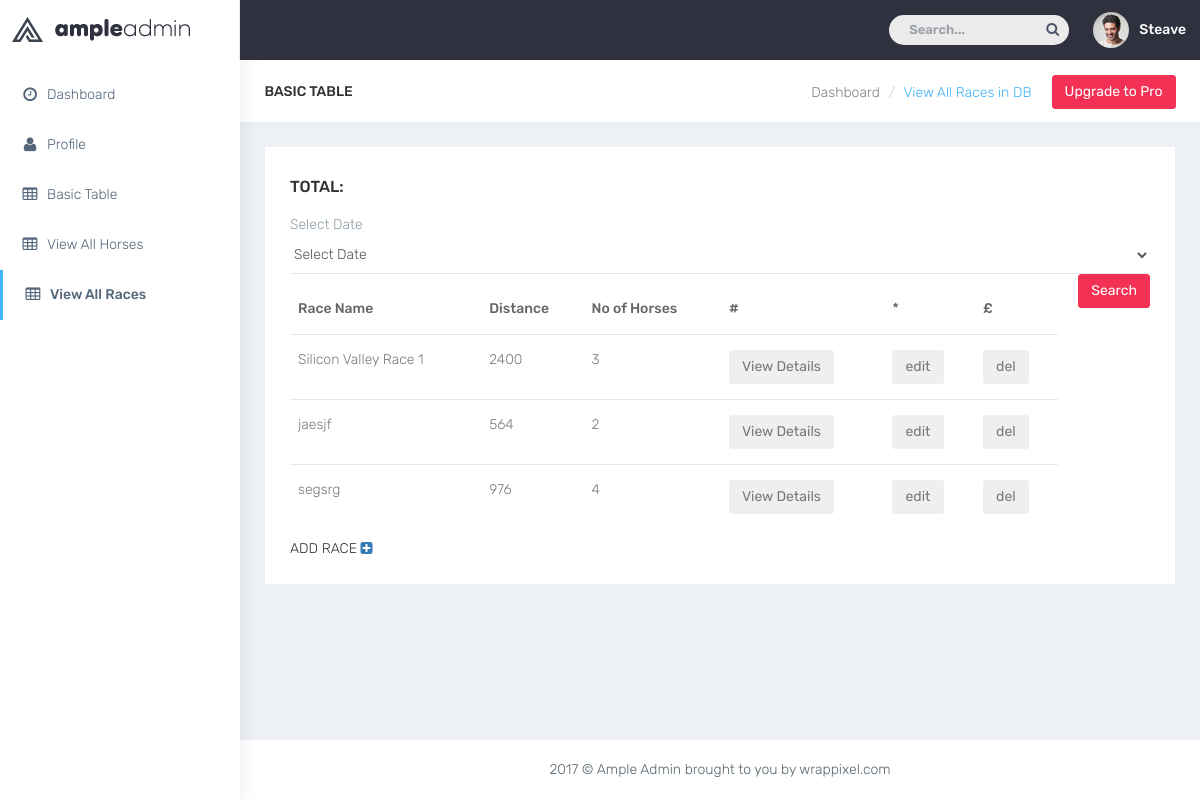
Screenshot of /frontend/admin/viewRaces.php with the database file from the repository.
### tables this page shows
CREATE TABLE `race` (
  `race_id` int(11) NOT NULL,
  `race_name` varchar(75) NOT NULL,
  `date_time` date NOT NULL,
  `distance` int(11) NOT NULL,
  `no_horses` int(11) NOT NULL
);

### frontend/admin/viewRaces.php (the view, shortened to what this page needs)
<?php include('../../global/serverconnectionafterlogin.php'); ?>
<?php include('tables_head.php'); ?>
<?php include('admin_nav.php'); ?>
        <div id="page-wrapper">
            <div class="container-fluid">
                <div class="row bg-title">
                    <div class="col-lg-3 col-md-4 col-sm-4 col-xs-12">
                        <h4 class="page-title">Basic Table</h4> </div>
                    <div class="col-lg-9 col-sm-8 col-md-8 col-xs-12">
                        <a href="https://wrappixel.com/templates/ampleadmin/" target="_blank" class="btn btn-danger pull-right m-l-20 hidden-xs hidden-sm waves-effect waves-light">Upgrade to Pro
                        </a>
                        <ol class="breadcrumb">
                            <li><a href="#">Dashboard</a></li>
                            <li class="active">View All Races in DB</li>
                        </ol>
                    </div>
                </div>
                <div class="row">
                    <div class="col-sm-12">
                        <div class="white-box">
                            <h3 class="box-title">Total:</h3>
                            <p class="text-muted ">Select Date
                                <select  name="racedatetime" class="form-control form-control-line">
                                        <option value="">Select Date</option>
                                </select>
                                <a href="" target="_blank" class="btn btn-danger pull-right m-l-20 hidden-xs hidden-sm waves-effect waves-light">Search</a>
                            </p>
                            <div class="table-responsive">
                                <table class="table">
                                    <thead>
                                        <tr>
                                            <th>Race Name</>
                                            <th>Distance</th>
                                            <th>No of Horses</th>
                                            <th>#</th>
                                            <th>*</th>
                                            <th>£</th>
                                        </tr>
                                    </thead>
                                    <tbody>
                                    <?php
                                        $stmt = $conn->prepare('SELECT race_id, race_name, distance, no_horses
                                                                FROM race
                                                            ');
                                        $stmt->execute();
                                        $row_stmt = $stmt->fetchAll(PDO::FETCH_ASSOC);
                                            foreach($row_stmt as $rs){
                                                $raceid= $rs['race_id'];
                                                echo "<tr>
                                                        <td>" . $rs['race_name'] . "</td>
                                                        <td>" .$rs['distance'] . "</td>
                                                        <td>" . $rs['no_horses'] . "</td>
                                                        <td><button class=\"btn\" data-toggle=\"modal\" data-target=\"#modalRaceDetail$raceid\">View Details</button>";
                                                       echo "</td> <td><button class=\"btn\">edit</button> </td>
                                                        <td><button class=\"btn\">del</button> </td>";
                                                        echo "</tr>";
                                            }
                                     ?>
                                    </tbody>
                                </table>
                                <div class="add_race">ADD RACE
                                    <a href="#" class="modal-trigger fa fa-plus-square" data-toggle="modal" data-target="#modal1"></a>
                                 </div>
                            </div>
                        </div>
                    </div>
                </div>
            </div>
            <footer class="footer text-center"> 2017 &copy; Ample Admin brought to you by wrappixel.com</footer>
        </div>
    </div>
</body>
</html>

### css/colors/default.css (style rules this page uses)
body { background: #fff; }
.bg-title .breadcrumb .active { color: #41b3f9; }

### rows the page displays
race: race_name "Silicon Valley Race 1", distance "2400", no_horses "3"
race: race_name "jaesjf", distance "564", no_horses "2"
race: race_name "segsrg", distance "976", no_horses "4"
